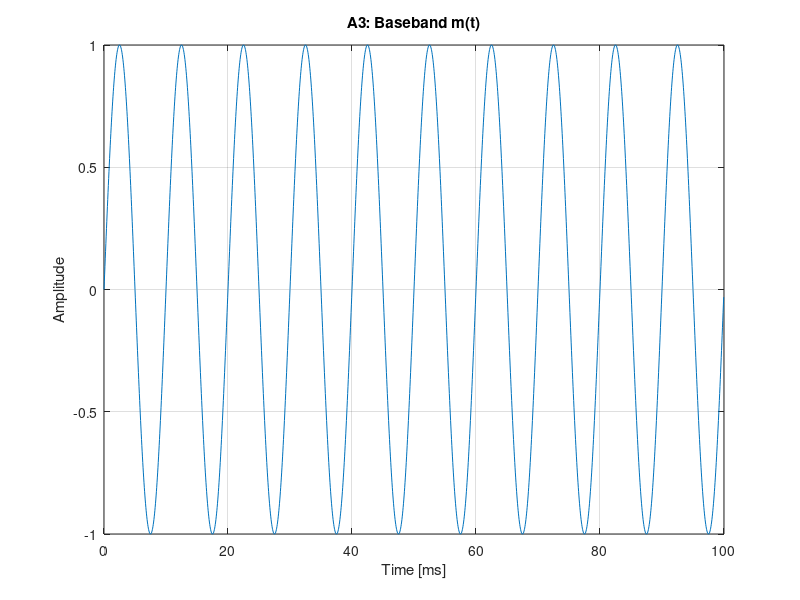
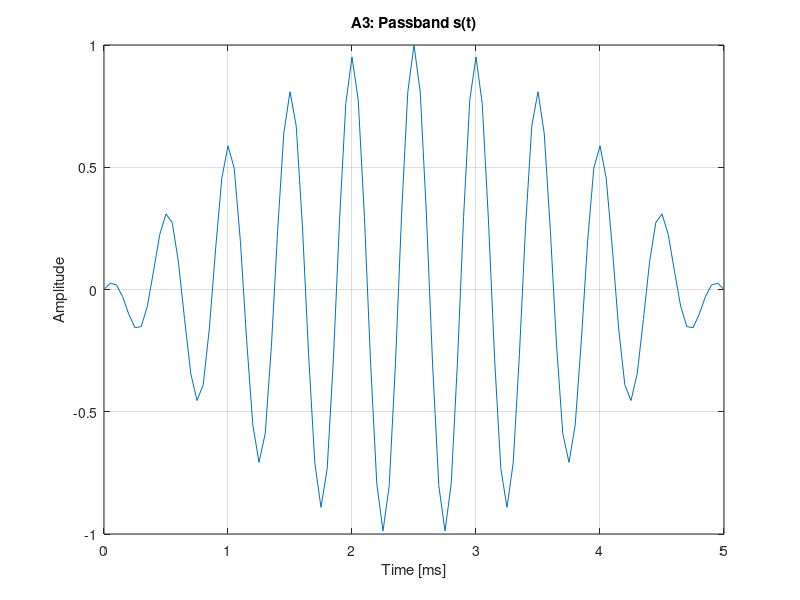
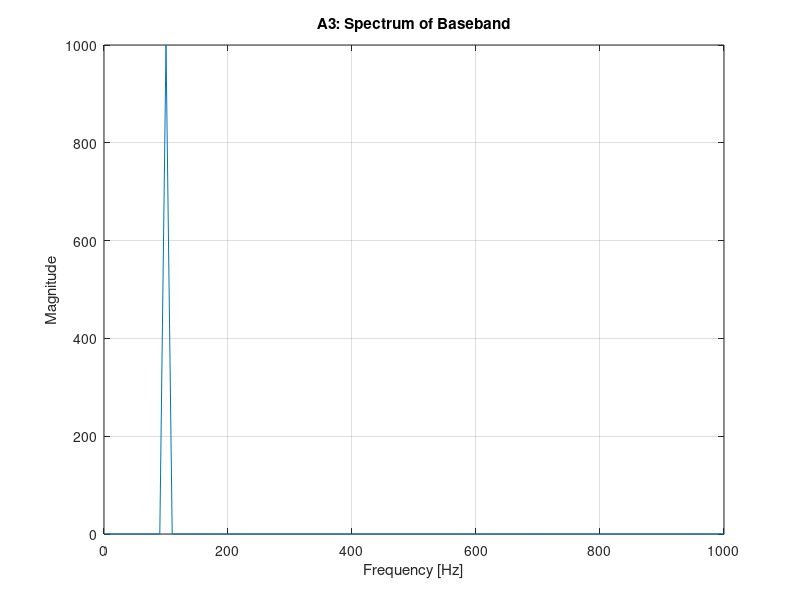
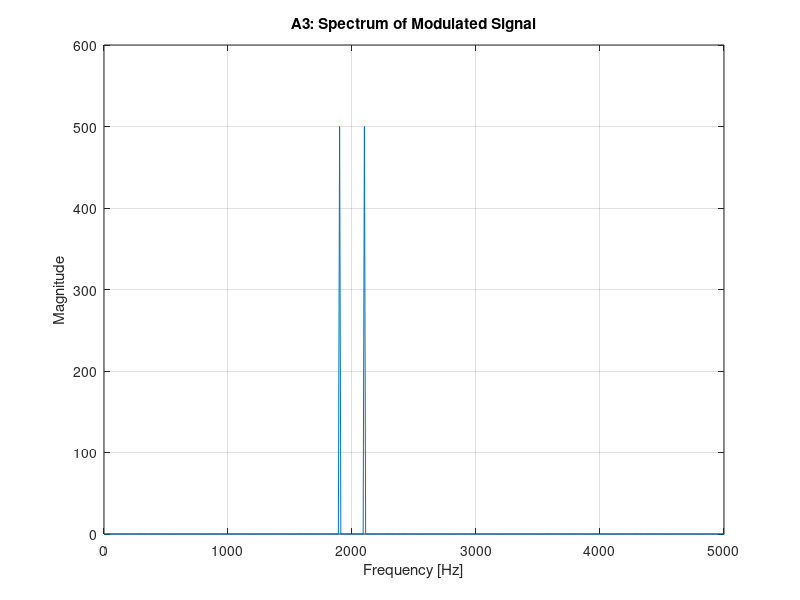

Write MATLAB code to recreate these figures, in order.
% A3: Basic modulation by multiplication
% Student: Khaled Ahmed
% Student ID: 2314454

clear; close all; clc;

%% 1) Time vector
Fs = 20000;        % sampling frequency
T  = 0.1;          % duration (100 ms)
t  = 0:1/Fs:T-1/Fs;

%% 2) Baseband and carrier
fm = 100;          % message frequency (Hz)
fc = 2000;         % carrier frequency (Hz)

m = sin(2*pi*fm*t);    % baseband signal
c = cos(2*pi*fc*t);    % carrier signal

%% 3) Modulated signal
s = m .* c;            % modulation (multiplication)

%% 4) Plot baseband time domain
figure;
plot(t*1000, m);
grid on;
xlabel('Time [ms]');
ylabel('Amplitude');
title('A3: Baseband m(t)');
exportgraphics(gcf, 'A3_baseband_time.png', 'Resolution', 200);

%% 5) Plot passband time domain (first 5 ms)
index = (t <= 0.005);
figure;
plot(t(index)*1000, s(index));
grid on;
xlabel('Time [ms]');
ylabel('Amplitude');
title('A3: Passband s(t)');
exportgraphics(gcf, 'A3_passband_time.png', 'Resolution', 200);

%% 6) FFT of baseband
N = length(m);
M = fft(m);
f = (0:N-1)*(Fs/N);

halfN = floor(N/2);
f_half = f(1:halfN);

figure;
plot(f_half, abs(M(1:halfN)));
grid on;
xlabel('Frequency [Hz]');
ylabel('Magnitude');
title('A3: Spectrum of Baseband');
xlim([0 1000]);
exportgraphics(gcf, 'A3_baseband_spectrum.png', 'Resolution', 200);

%% 7) FFT of modulated signal
S = fft(s);

figure;
plot(f_half, abs(S(1:halfN)));
grid on;
xlabel('Frequency [Hz]');
ylabel('Magnitude');
title('A3: Spectrum of Modulated Signal');
xlim([0 5000]);
exportgraphics(gcf, 'A3_passband_spectrum.png', 'Resolution', 200);
